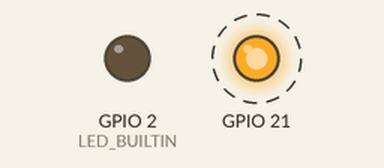
Simulated run of this program. Board: ESP32. Parts: output pins drawn as LEDs (lit = HIGH). Dashed ring = blinking. What the program prints to the serial monitor is not drawn.

Above: at 0.2 s.
Timing chart, 0 to 3.0 s (numbered marks = the images above):
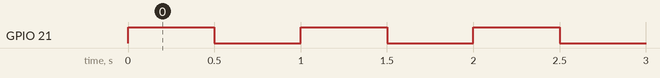

Measured:
- by itself, GPIO 21: alternates HIGH for 0.50 s and LOW for 0.50 s

The program:

main.cpp
```cpp
#include <Arduino.h>

// put function declarations here:
void blink5();
void blink21();

void setup()
{
  // put your setup code here, to run once:
  Serial.begin(115200);
  Serial.printf("Hello World! %d\n", 182);
  pinMode(LED_BUILTIN, OUTPUT);
  pinMode(21, OUTPUT);
}

void loop()
{
  // put your main code here, to run repeatedly:
  blink5();
  for (int i = 0; i < 2; i++)
  {
    blink21();
    delay(500);
  }
}

// put function definitions here:
// on is low, off is high
void blink5()
{
  static bool ledState = LOW;
  digitalWrite(5, ledState);
  ledState = !ledState;
}

// on is HIGH, off is LOW
void blink21()
{
  static bool ledState = HIGH;
  digitalWrite(21, ledState);
  ledState = !ledState;
}
```
